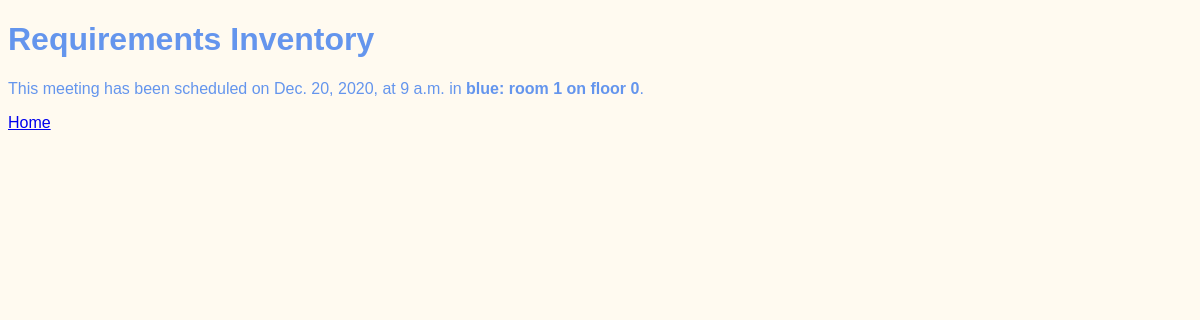
Before: /meetings/2 with the older database file.
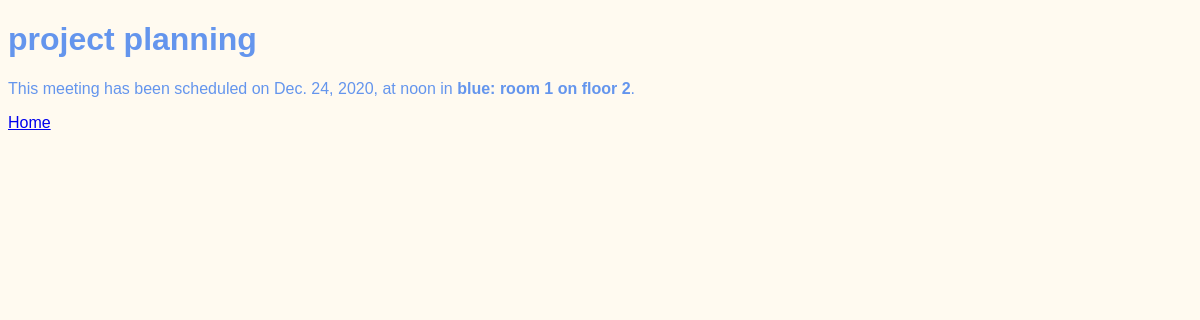
After: the same page with the newer database file.
### meetings/models.py (models this page shows, shortened)
class Meeting(models.Model):
    title = models.CharField(max_length=200)
    date = models.DateField()
    start_time = models.TimeField(default=time(9))
    duration = models.IntegerField(default=1)
    room = models.ForeignKey(Room, on_delete=models.CASCADE)

class Room(models.Model):
    name = models.CharField(max_length=50)
    floor = models.IntegerField()
    room_number = models.IntegerField()
    def __str__(self):
        return f"{self.name}: room {self.room_number} on floor {self.floor}"

### meetings/views.py (the view)
# urls.py: path('<int:id>', views.detail, name="detail"),
def detail(request, id):
    meeting = get_object_or_404(Meeting, pk=id)
    return render(request, "meetings/detail.html", {"meeting": meeting})

### meetings/templates/meetings/detail.html (shortened to what this page needs)
{% extends "base.html" %}
{% block content %}
<h1>{{meeting.title}}</h1>
<p>
    This meeting has been scheduled on {{meeting.date}}, at
    {{meeting.start_time}} in <strong>{{meeting.room}}</strong>.
</p>
<a href="{% url 'welcome' %}">Home</a>
{% endblock %}

Changed rows visible on the page:
changed Meeting: title "Requirements Inventory" → "project planning"; date "Dec. 20, 2020" → "Dec. 24, 2020"; start_time "9 a.m." → "noon"; room "blue: room 1 on floor 0" → "blue: room 1 on floor 2"
